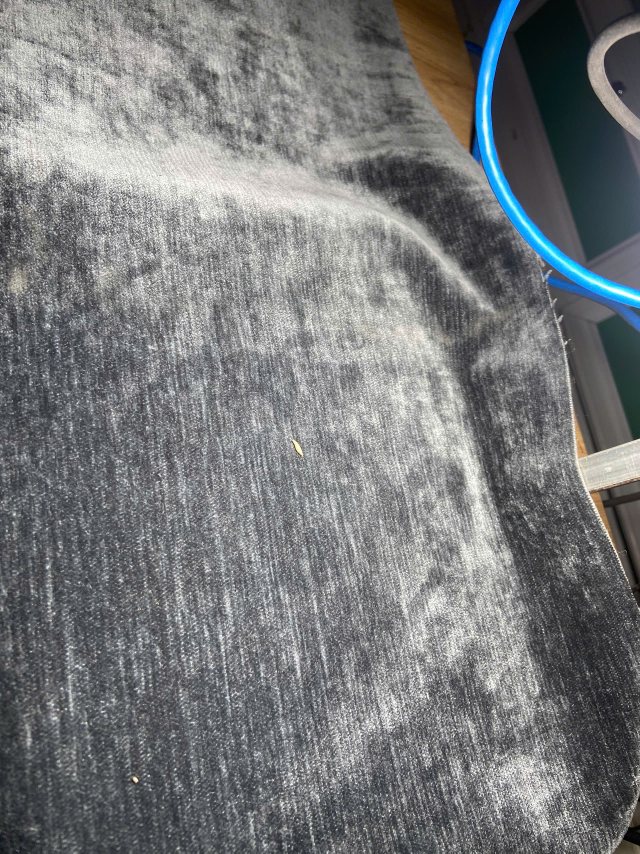
#> input picture example/1786380819696_8207874924451043551_g7970680555252413098_65f7bedb5146c0813f276f1ddf126049.jpg, 1920 x 2560 px (shown at 1/3 size); its folder holds only this picture in this run
$ python -i orientation.py   (imports and definitions only)   (older library calls are emulated)
#> lines starting #> are read from the running program, lines starting #| are printed output that depends on the picture
"""Optional dominant-weave orientation normalization."""

from __future__ import annotations

from dataclasses import asdict, dataclass
import math

import cv2
import numpy as np

from backend.app.ai.preprocessing.config import PreprocessConfig


@dataclass(frozen=True)
class OrientationMetadata:
    estimated_angle_degrees: float
    correction_degrees: float
    confidence: float
    applied: bool
    reason: str

    def to_dict(self) -> dict[str, float | bool | str]:
        return asdict(self)


# [47 lines left out: functions estimate_dominant_angle, normalize_orientation, not called in this run]

>>> import cv2
>>> picture = cv2.imread('../../../../example/1786380819696_8207874924451043551_g7970680555252413098_65f7bedb5146c0813f276f1ddf126049.jpg')
#> picture is the input picture: shape (2560, 1920, 3); mean B, G, R 123.5, 122, 119.8
>>> result = estimate_dominant_angle(picture)
#> in estimate_dominant_angle, `gray = cv2.cvtColor(image, cv2.COLOR_BGR2GRAY)`:
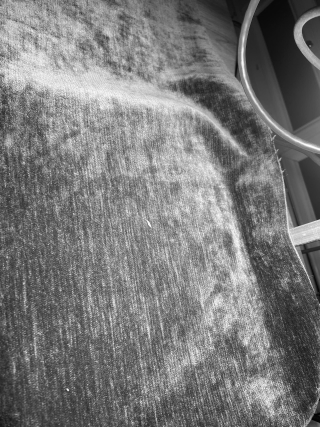
#> gray: shape (2560, 1920) (shown at 1/6 size); min 0, max 255, mean 121.6
#> in estimate_dominant_angle, `gx = cv2.Sobel(gray, cv2.CV_32F, 1, 0, ksize=3)`:
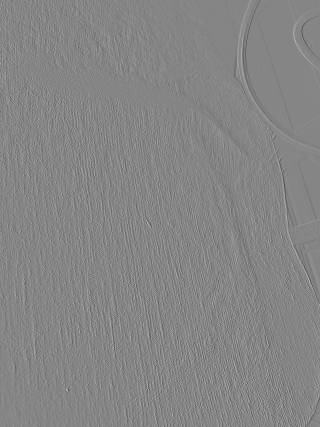
#> gx: shape (2560, 1920) float32 (shown at 1/6 size); min -501, max 455, mean 0; drawn with min black and max white
#> in estimate_dominant_angle, `gy = cv2.Sobel(gray, cv2.CV_32F, 0, 1, ksize=3)`:
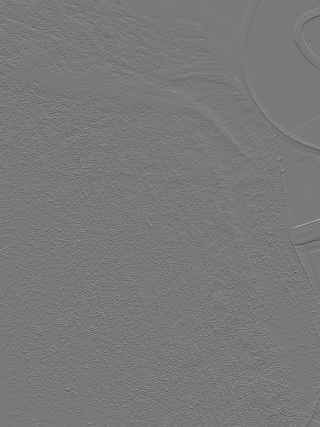
#> gy: shape (2560, 1920) float32 (shown at 1/6 size); min -452, max 497, mean 0; drawn with min black and max white
#> in estimate_dominant_angle, `magnitude = cv2.magnitude(gx, gy)`:
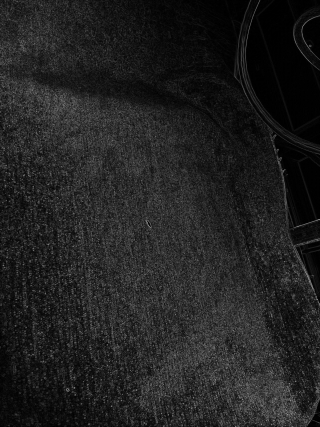
#> magnitude: shape (2560, 1920) float32 (shown at 1/6 size); min 0, max 519.4, mean 68.7; drawn with min black and max white
#> in estimate_dominant_angle, `angles = np.rad2deg(np.arctan2(gy, gx)) + 90.0`:
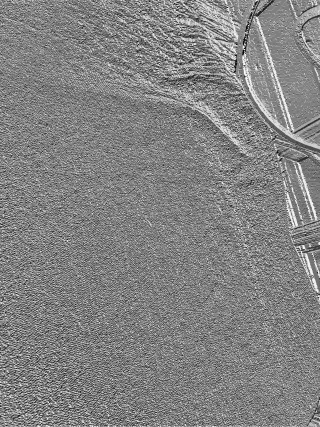
#> angles: shape (2560, 1920) float32 (shown at 1/6 size); min -89.83, max 270, mean 95; drawn with min black and max white
#> in estimate_dominant_angle, `folded = ((angles + 45.0) % 90.0) - 45.0`:
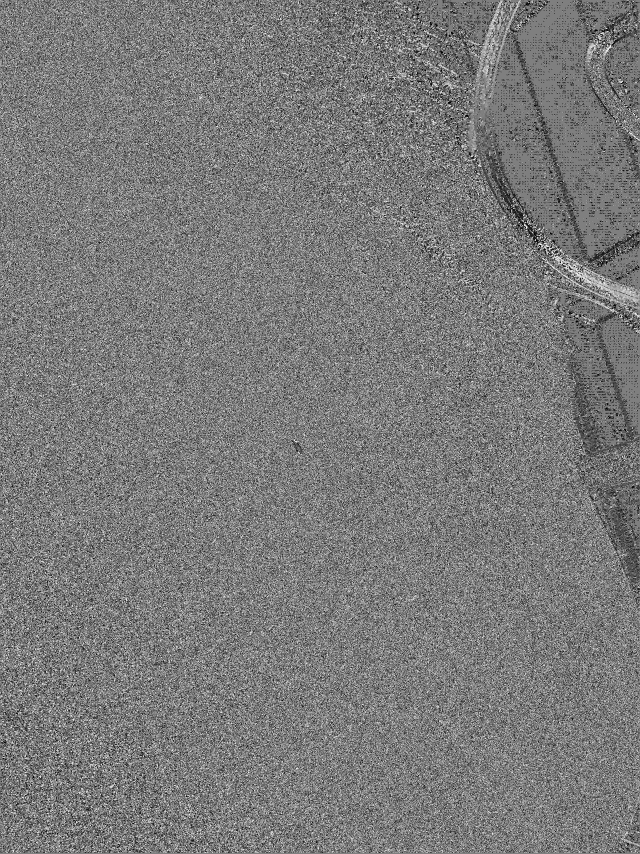
#> folded: shape (2560, 1920) float32 (shown at 1/3 size); min -45, max 44.81, mean -1.8; drawn with min black and max white
#> in estimate_dominant_angle, `histogram, edges = np.histogram(folded, bins=bins, weights=magnitude)`: histogram = 180 values, max 4553856 at index 90, min 317696 at index 179, mean 1875780.1; edges = 181 values from -45 to 45
#> in estimate_dominant_angle, `peak = int(np.argmax(histogram))`: peak = 90
#> in estimate_dominant_angle, `angle = float((edges[peak] + edges[peak + 1]) / 2.0)`: angle = 0.25
#> in estimate_dominant_angle, `confidence = float(histogram[peak] / max(float(histogram.sum()), 1e-6))`: confidence = 0.0135
#> in estimate_dominant_angle, `neighborhood = histogram[max(0, peak - 6) : min(len(histogram), peak +..`: neighborhood = [1745984, 1987264, 1934192, 1920304, 1739632, 667488, 4553856, 1763840, 1900896, 1913328, 1961136, 1718224, 1976816]
#> in estimate_dominant_angle, `confidence = min(1.0, float(neighborhood.sum() / max(float(histogram.s..`: confidence = 0.229
#> result = (0.25, 0.229)

$ run again, on example/1786380819737_8207874924451043551_g7970680555252413098_2070dc1445a9ac4ba36a11e660574368.jpg
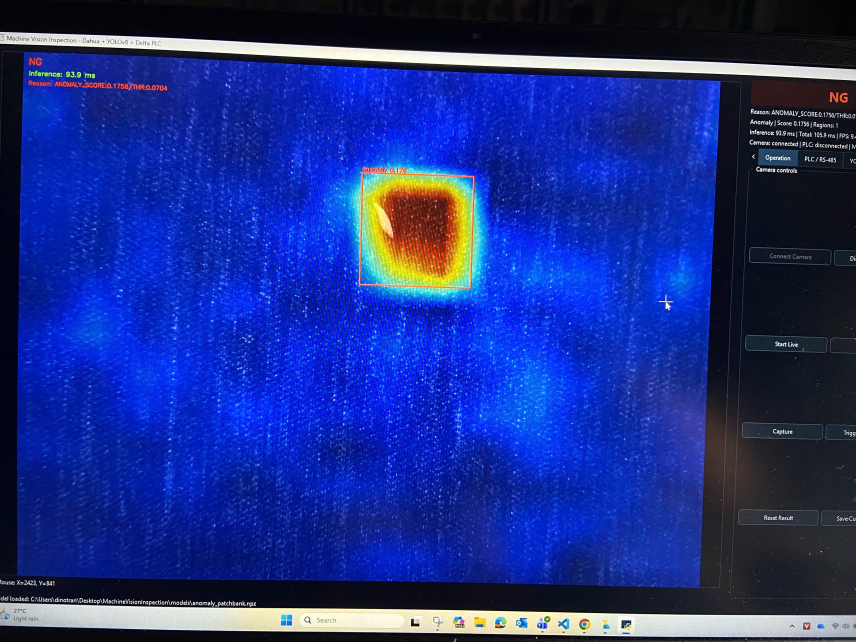
#> input picture example/1786380819737_8207874924451043551_g7970680555252413098_2070dc1445a9ac4ba36a11e660574368.jpg, 2568 x 1926 px (shown at 1/3 size)
#> picture is the input picture: shape (1926, 2568, 3); mean B, G, R 137.9, 48.9, 29.8
#> in estimate_dominant_angle, `magnitude = cv2.magnitude(gx, gy)`:
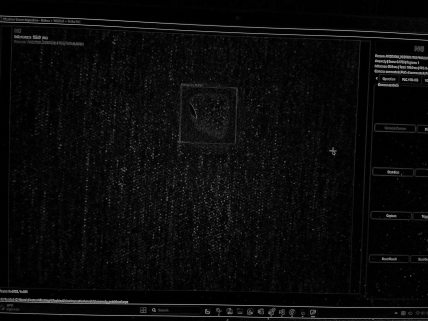
#> magnitude: shape (1926, 2568) float32 (shown at 1/6 size); min 0, max 648.2, mean 27.4; drawn with min black and max white
#> in estimate_dominant_angle, `folded = ((angles + 45.0) % 90.0) - 45.0`:
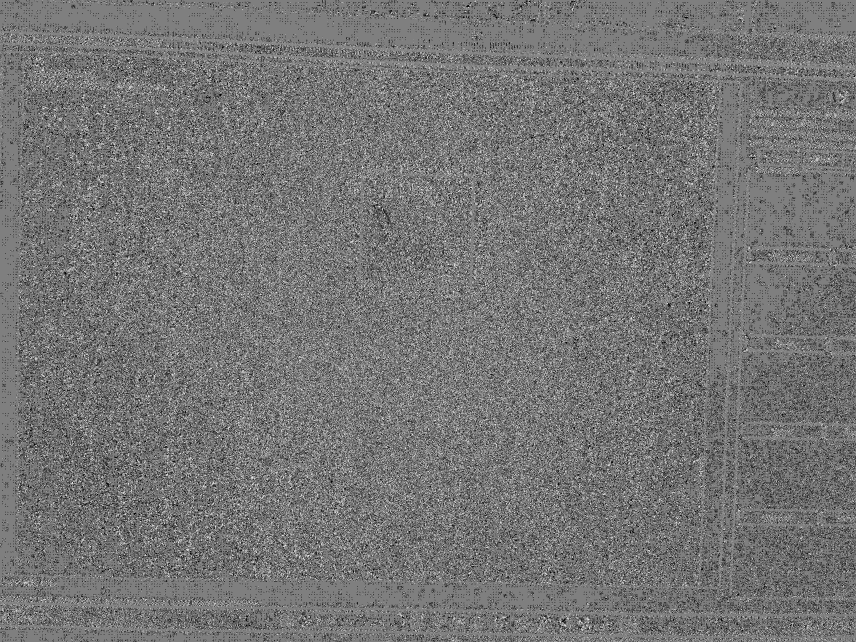
#> folded: shape (1926, 2568) float32 (shown at 1/3 size); min -45, max 44.84, mean -3.6; drawn with min black and max white
#> histogram = 180 values, max 7959948 at index 90, min 74208 at index 179, mean 753693.2; edges = 181 values from -45 to 45
#> peak = 90
#> angle = 0.25
#> in estimate_dominant_angle, `confidence = float(histogram[peak] / max(float(histogram.sum()), 1e-6))`: confidence = 0.0587
#> neighborhood = [696148, 939744, 968344, 1045156, 1173532, 1039244, 7959948, 2985128, 3461792, 3321928, 3182656, 2538088, 2329768]
#> in estimate_dominant_angle, `confidence = min(1.0, float(neighborhood.sum() / max(float(histogram.s..`: confidence = 0.7
#> result = (0.25, 0.7)

$ run again, on example/1786380819760_8207874924451043551_g7970680555252413098_8f5ef41b40e9ff6830008fe633e87ea0.jpg
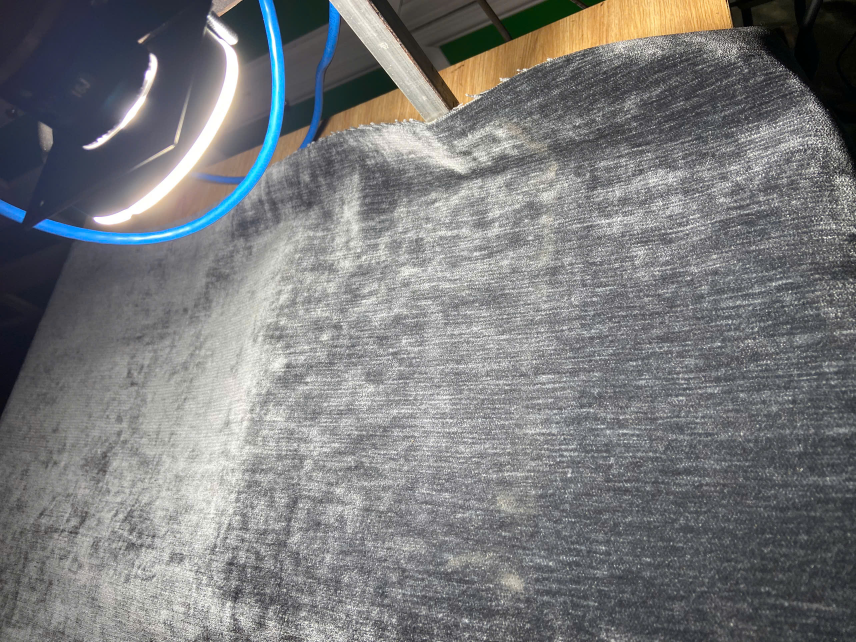
#> input picture example/1786380819760_8207874924451043551_g7970680555252413098_8f5ef41b40e9ff6830008fe633e87ea0.jpg, 2568 x 1926 px (shown at 1/3 size)
#> picture is the input picture: shape (1926, 2568, 3); mean B, G, R 123.8, 122.6, 121.7
#> in estimate_dominant_angle, `magnitude = cv2.magnitude(gx, gy)`:
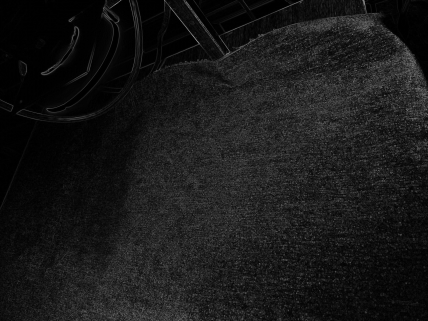
#> magnitude: shape (1926, 2568) float32 (shown at 1/6 size); min 0, max 561.1, mean 54.8; drawn with min black and max white
#> in estimate_dominant_angle, `folded = ((angles + 45.0) % 90.0) - 45.0`:
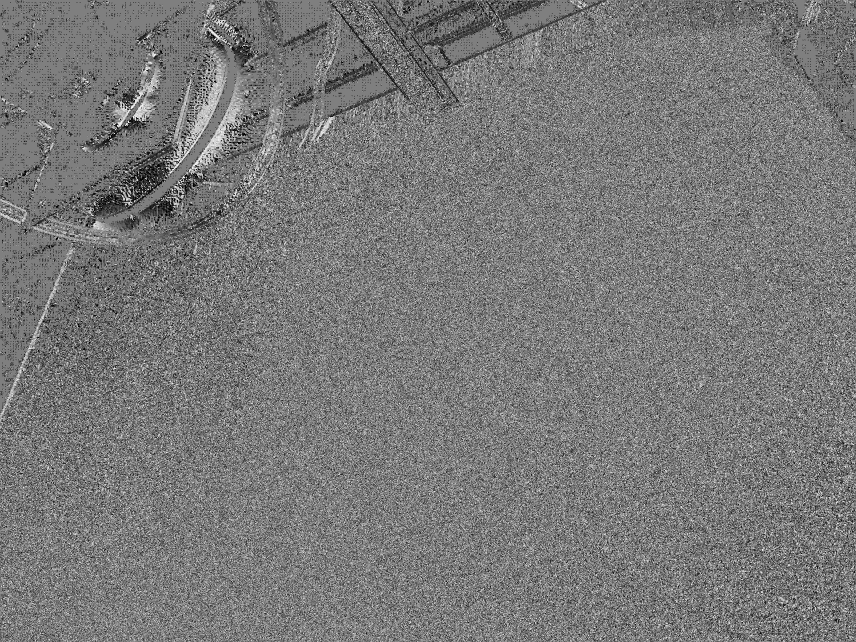
#> folded: shape (1926, 2568) float32 (shown at 1/3 size); min -45, max 44.78, mean -2.2; drawn with min black and max white
#> histogram = 180 values, max 4571056 at index 90, min 194208 at index 179, mean 1504574.9; edges = 181 values from -45 to 45
#> peak = 90
#> angle = 0.25
#> in estimate_dominant_angle, `confidence = float(histogram[peak] / max(float(histogram.sum()), 1e-6))`: confidence = 0.0169
#> neighborhood = [1329720, 1600712, 1515288, 1510472, 1333600, 454800, 4571056, 1316672, 1503568, 1526288, 1549200, 1338224, 1597984]
#> in estimate_dominant_angle, `confidence = min(1.0, float(neighborhood.sum() / max(float(histogram.s..`: confidence = 0.234
#> result = (0.25, 0.234)
